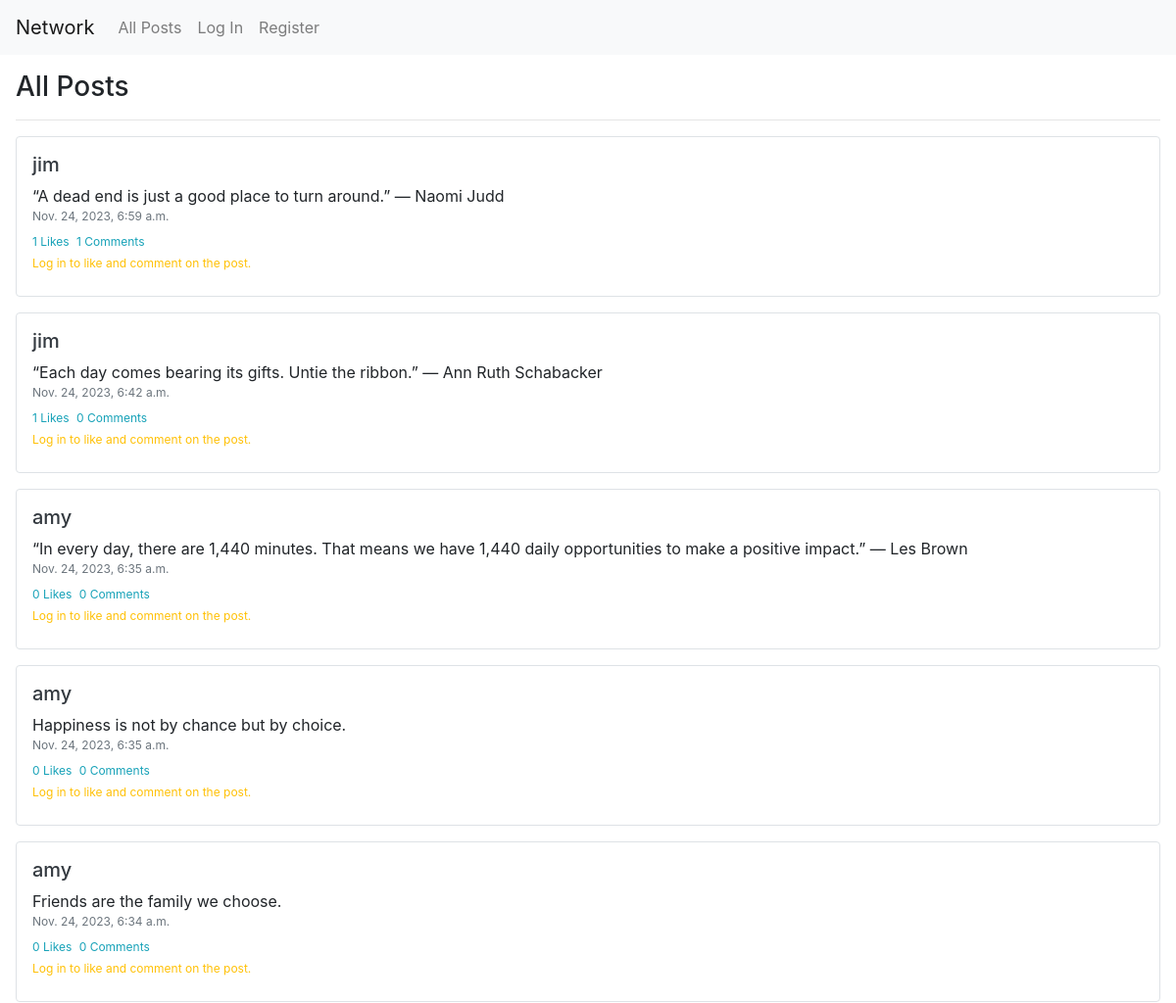
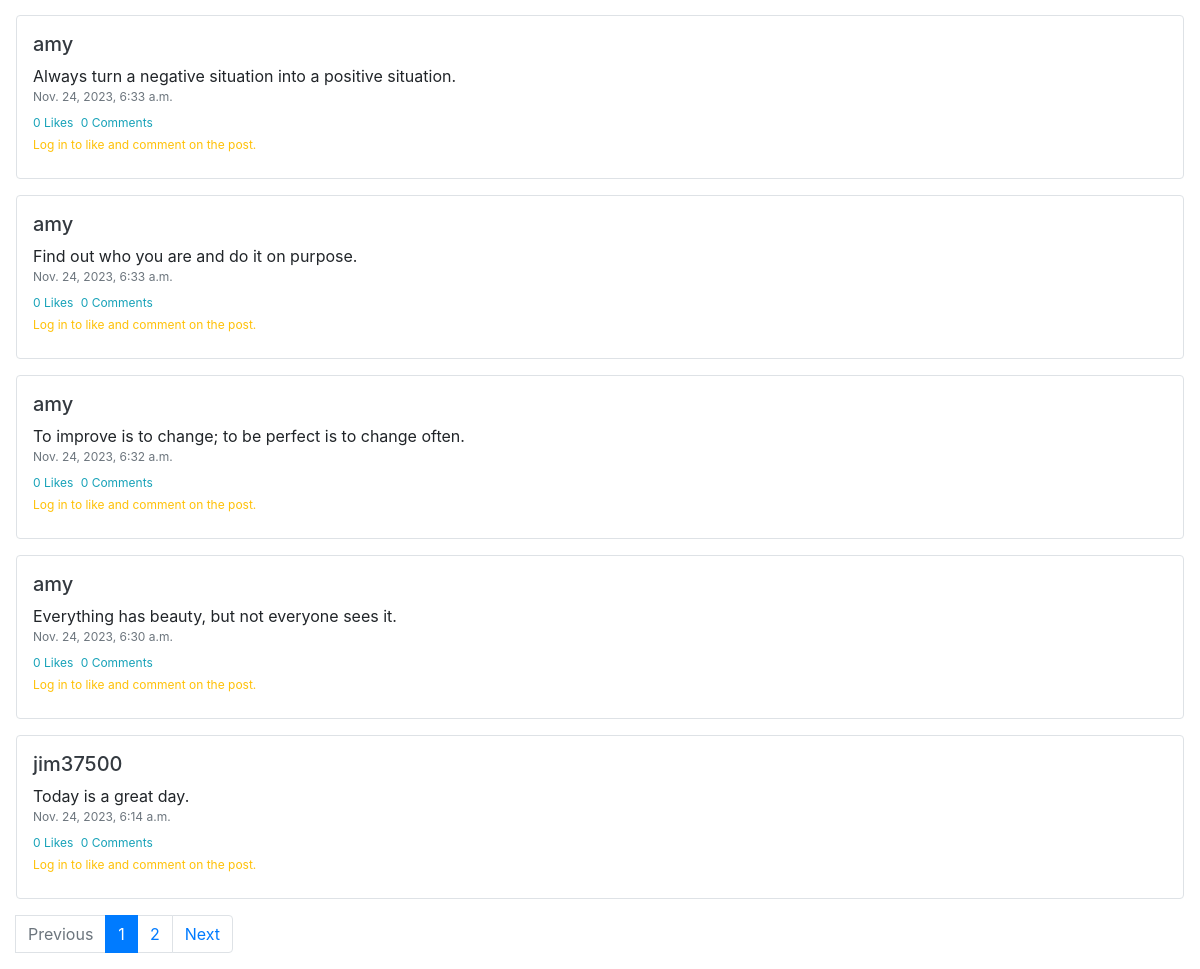
The page / on the database its author committed (2 pictures, top to bottom).
### network/models.py (models this page shows)
class Post(models.Model):
    user = models.ForeignKey(User, on_delete=models.CASCADE, related_name="author")
    content = models.TextField()
    create_time = models.DateTimeField(auto_now_add=True)
    likes = models.IntegerField(default=0)
    comments = models.IntegerField(default=0)

class User(AbstractUser):
    pass

### network/views.py (the view)
# urls.py: path("", views.index, name="index"),
def index(request):
    filter_posts = Post.objects.all().order_by('-create_time')
    posts = paginate_post(request, filter_posts)
    like_messages = generate_likes_list(request, posts)
    comments_list = generate_comments_list(posts)
    return render(request, "network/index.html", {
        "posts": posts,
        "likes": like_messages,
        "comments_list": comments_list
    })

### network/views.py (called while the page is built)
def paginate_post(request, filter_posts):
    posts_per_page = 10
    paginator = Paginator(filter_posts, posts_per_page)
    page_number = request.GET.get('page')
    try:
        posts = paginator.page(page_number)
    except PageNotAnInteger:
        posts = paginator.page(1)
    except EmptyPage:
        posts = paginator.page(paginator.num_pages)
    return posts

def generate_comments_list(posts):
    comments_list = []
    for post in posts:
        comments = Comment.objects.filter(post=post)
        post.comments = comments.count()
        post.save()
        comments_list.append(comments)
    return comments_list

### network/templates/network/index.html (shortened to what this page needs)
{% extends "network/layout.html" %}
{% load static %}
{% block body %}
    <div class="mx-3 my-3">
        <h3>All Posts</h3>
        <hr/>
        {% for post in posts %}
            <div class="border rounded px-3 py-3 mt-3">
                <h5><a href="{% url 'profile' post.user %}" class="text-dark">{{ post.user }}</a></h5>
                <div class="post-content" id='post-id{{ post.id }}-content'>{{ post.content }}</div>
                <div class="post-time text-secondary" id='post-id{{ post.id }}-time'>{{ post.create_time }}</div>
                <div class="post-datas mt-2 text-info">
                    <span id="post-id{{ post.id }}-count-likes">{{ post.likes }} Likes</span>
                    <span class="ml-1"><span id="post-id{{ post.id }}-count-comments">{{ post.comments }}</span> Comments</span>
                </div>
                {% if user.is_authenticated %}
                    <div class="btn-group btn-group-sm" role="group" aria-label="Small button group">
                        {% for like in likes %}
                            {% if forloop.counter0 == forloop.parentloop.counter0 %}
                                <button type="button" class="btn btn-outline-primary js-like-btn" data-post-id="{{ post.id|safe }}">{{ like }}</button>
                            {% endif %}
                        {% endfor %}
                        <button type="button" class="btn btn-outline-primary js-comment-btn" data-post-id="{{ post.id|safe }}">Comment</button>
                    </div>
                {% else %}
                    <div class="text-warning require-login-text mt-1">Log in to like and comment on the post.</div>
                {% endif %}
            </div>
        {% endfor %}
        <nav aria-label="..." class="mt-3">
            <ul class="pagination">
                <li class="page-item">
                    {% if posts.has_previous %}
                        <a class="page-link" href="?page={{ posts.previous_page_number }}">Previous</a>
                    {% else %}
                        <li class="page-item disabled">
                            <span class="page-link">Previous</span>
                        </li>
                    {% endif %}
                </li>
                {% for page_num in posts.paginator.page_range %}
                    {% if posts.number == page_num %}
                        <li class="page-item active" aria-current="page">
                                <span class="page-link">
                                    {{ page_num }}
                            </span>
                        </li>
                    {% else %}
                        <li class="page-item"><a class="page-link" href="?page={{ page_num }}">{{ page_num }}</a></li>
                    {% endif %}
                {% endfor %}
                <li class="page-item">
                    {% if posts.has_next %}
                        <a class="page-link" href="?page={{ posts.next_page_number }}">Next</a>
                    {% else %}
                        <li class="page-item disabled">
                            <span class="page-link">Next</span>
                        </li>
                    {% endif %}
                </li>
            </ul>
        </nav>
    </div>
{% endblock %}

### network/templates/network/layout.html (shortened to what this page needs)
{% load static %}
<!DOCTYPE html>
<html lang="en">
    <head>
        <link rel="stylesheet" href="https://stackpath.bootstrapcdn.com/bootstrap/4.4.1/css/bootstrap.min.css">
        <link href="{% static 'network/styles.css' %}" rel="stylesheet">
    </head>
    <body>
        <nav class="navbar navbar-expand-lg navbar-light bg-light">
            <a class="navbar-brand" href="#">Network</a>
            <div>
                <ul class="navbar-nav mr-auto">
                    <li class="nav-item">
                    <a class="nav-link" href="{% url 'index' %}">All Posts</a>
                    </li>
                    {% if user.is_authenticated %}
                        <li class="nav-item">
                            <a class="nav-link" href="{% url 'following' %}">Following</a>
                        </li>
                        <li class="nav-item">
                            <a class="nav-link" href="{% url 'logout' %}">Log Out</a>
                        </li>
                    {% else %}
                        <li class="nav-item">
                            <a class="nav-link" href="{% url 'login' %}">Log In</a>
                        </li>
                        <li class="nav-item">
                            <a class="nav-link" href="{% url 'register' %}">Register</a>
                        </li>
                    {% endif %}
                </ul>
            </div>
        </nav>
        <div class="body">
            {% block body %}
            {% endblock %}
        </div>
    </body>
</html>

### network/static/network/styles.css (style rules this page uses)
.post-content { font-size: 16px; }
.post-time { font-size: 12px; }
.post-datas { font-size: 12px; }
.require-login-text { font-size: 12px; }

### rows shown on the page
Post: user "jim", content "“A dead end is just a good place to turn around.” — Naomi Judd", create_time "Nov. 24, 2023, 6:59 a.m.", likes "1", comments "1"
Post: user "jim", content "“Each day comes bearing its gifts. Untie the ribbon.” — Ann Ruth Schabacker", create_time "Nov. 24, 2023, 6:42 a.m.", likes "1", comments "0"
Post: user "amy", content "“In every day, there are 1,440 minutes. That means we have 1,440 daily opportunities to make a positive impact.” — Les Brown", create_time "Nov. 24, 2023, 6:35 a.m.", likes "0", comments "0"
Post: user "amy", content "Happiness is not by chance but by choice.", create_time "Nov. 24, 2023, 6:35 a.m.", likes "0", comments "0"
Post: user "amy", content "Friends are the family we choose.", create_time "Nov. 24, 2023, 6:34 a.m.", likes "0", comments "0"
Post: user "amy", content "Always turn a negative situation into a positive situation.", create_time "Nov. 24, 2023, 6:33 a.m.", likes "0", comments "0"
Post: user "amy", content "Find out who you are and do it on purpose.", create_time "Nov. 24, 2023, 6:33 a.m.", likes "0", comments "0"
Post: user "amy", content "To improve is to change; to be perfect is to change often.", create_time "Nov. 24, 2023, 6:32 a.m.", likes "0", comments "0"
Post: user "amy", content "Everything has beauty, but not everyone sees it.", create_time "Nov. 24, 2023, 6:30 a.m.", likes "0", comments "0"
Post: user "jim37500", content "Today is a great day.", create_time "Nov. 24, 2023, 6:14 a.m.", likes "0", comments "0"

### other values the page prints
{{ page_num }} "1"
{{ page_num }} "2"
